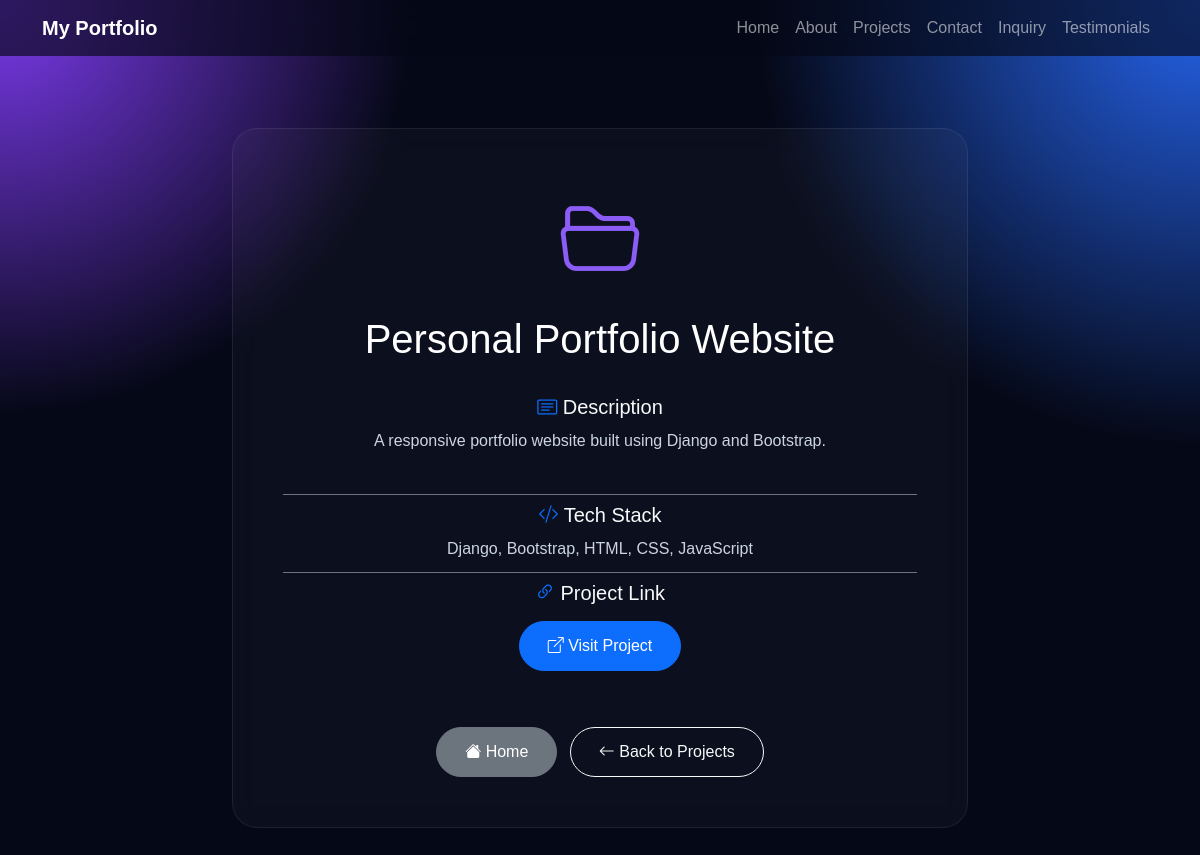
/projects/1/, run on the app's committed database.
### main/models.py (models this page shows, shortened)
class Project(models.Model):
    project_name = models.CharField(max_length=100)
    description = models.TextField()
    tech_stack = models.CharField(max_length=200)
    link = models.URLField(blank=True)

### main/views.py (the view)
def project_detail(request, project_id):
    project = get_object_or_404(
        Project,
        id=project_id
    )
    return render(
        request,
        "main/project_detail.html",
        {
            "project": project,
        }
    )

### main/templates/main/project_detail.html (shortened to what this page needs)
{% extends "main/base.html" %}
{% block content %}
<section class="projects py-5">
    <div class="container">
        <div class="row justify-content-center">
            <div class="col-lg-8">
                <div class="project-card">
                    <div class="text-center mb-4">
                        <div class="project-icon mb-3">
                            <i class="bi bi-folder2-open"></i>
                        </div>
                        <h1>{{ project.project_name }}</h1>
                    </div>
                    <div class="list-group list-group-flush">
                        <div class="list-group-item bg-transparent text-light border-secondary">
                            <h5>
                                <i class="bi bi-card-text text-primary"></i>
                                Description
                            </h5>
                            <p class="mt-2 mb-0">
                                {{ project.description|linebreaks }}
                            </p>
                        </div>
                        <div class="list-group-item bg-transparent text-light border-secondary">
                            <h5>
                                <i class="bi bi-code-slash text-primary"></i>
                                Tech Stack
                            </h5>
                            <p class="mt-2 mb-0">
                                {{ project.tech_stack }}
                            </p>
                        </div>
                        <div class="list-group-item bg-transparent text-light border-secondary">
                            <h5>
                                <i class="bi bi-link-45deg text-primary"></i>
                                Project Link
                            </h5>
                            <div class="mt-3">
                                {% if project.link %}
                                <a
                                    href="{{ project.link }}"
                                    target="_blank"
                                    class="btn btn-primary">
                                    <i class="bi bi-box-arrow-up-right"></i>
                                    Visit Project
                                </a>
                                {% else %}
                                <p class="text-secondary">
                                    No project link available.
                                </p>
                                {% endif %}
                            </div>
                        </div>
                    </div>
                    <div class="text-center mt-5">
                        <a
                            href="{% url 'home' %}#projects"
                            class="btn btn-secondary me-2">
                            <i class="bi bi-house-fill"></i>
                            Home
                        </a>
                        <a
                            href="{% url 'project_list' %}"
                            class="btn btn-outline-light">
                            <i class="bi bi-arrow-left"></i>
                            Back to Projects
                        </a>
                    </div>
                </div>
            </div>
        </div>
    </div>
</section>
{% endblock %}

### main/static/main/css/style.css (style rules this page uses)
html { scroll-behavior:smooth; }
body { background: radial-gradient(circle at top left,#7c3aed 0%,transparent 28%), radial-gradient(circle at top right,#2563eb 0%,transparent 30%), #050816; color:white; font-family:Arial,Helvetica,sans-serif; padding-top:80px; }
.btn { border-radius:40px; padding:12px 28px; }
.projects { padding-top:120px; padding-bottom:120px; }
.project-card { background:rgba(255,255,255,.03); border:1px solid rgba(255,255,255,.08); border-radius:25px; padding:50px; text-align:center; backdrop-filter:blur(15px); transition:.35s; }
.project-icon { font-size:5rem; color:#8b5cf6; margin-bottom:20px; }
.project-card p { color:#cbd5e1; line-height:1.8; margin-bottom:30px; }

### data on the page
Project: project_name "Personal Portfolio Website", description "A responsive portfolio website built using Django and Bootstrap.", tech_stack "Django, Bootstrap, HTML, CSS, JavaScript"
